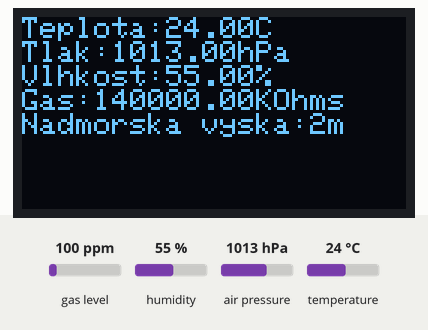
Simulated run of this sketch. Board: ESP32. On the bench: 128×64 one-colour display. The inputs (shaded band) are chosen by the test bench; at power-on: gas level 100 ppm, humidity 55 %, air pressure 1013 hPa, temperature 24 °C.

Above: at 1.4 s.
1.5 s: gas level set to 20 ppm
3.3 s: humidity set to 22 %
At 4.5 s:
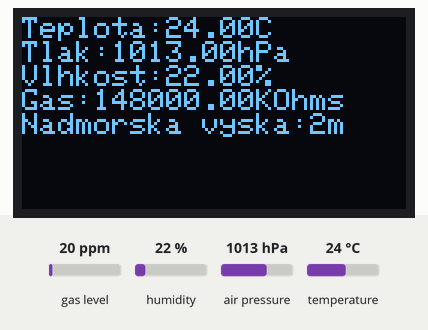
5.3 s: air pressure set to 952 hPa
At 6.3 s:
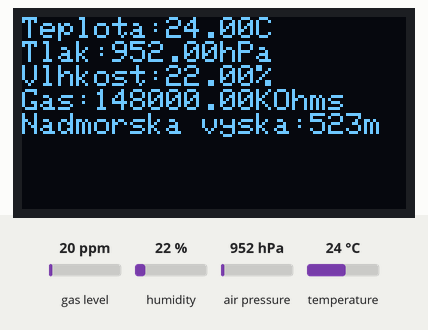
7.4 s: temperature set to 12 °C
At 9.3 s:
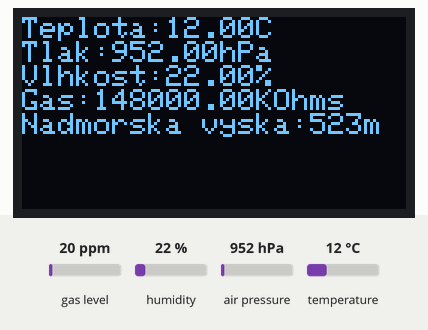
Timing chart, 0 to 10.4 s (numbered marks = the images above; inputs shaded):
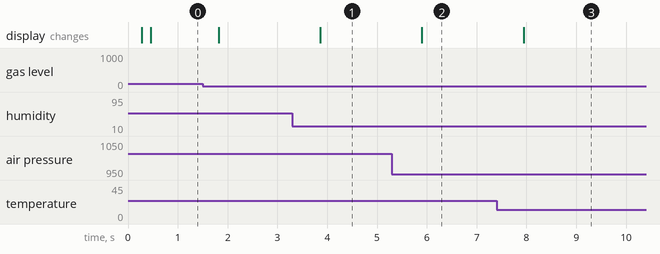

The sketch:

bme680_OLED.ino
```cpp
/*
* This example code for Temperature, Humidity and Pressure BME680 module
* is used with ESP32 LPkit board.
* ESP32-LPkit reads Temperature, Humidity and Pressure from BME680 sensor
* and shows on OLED display
*
* SDA - GPIO21
* SCL - GPIO22
*
* Made by (c) laskakit.cz 2023
*
* Libraries
* https://github.com/adafruit/Adafruit_BME680
* https://github.com/adafruit/Adafruit_Sensor
* https://github.com/adafruit/Adafruit-GFX-Library
* https://github.com/adafruit/Adafruit_SH110X
*/

#include <SPI.h>
#include <Wire.h>
#include <Adafruit_GFX.h>     // https://github.com/adafruit/Adafruit-GFX-Library
#include <Adafruit_SH110X.h>  // https://github.com/adafruit/Adafruit_SH110X
#include <Adafruit_Sensor.h>  // https://github.com/adafruit/Adafruit_Sensor
#include "Adafruit_BME680.h"  // https://github.com/adafruit/Adafruit_BME680

#define SEALEVELPRESSURE_HPA (1013.25)
#define DELAYTIME 1000
#define BME680_ADDRESS (0x77)   // (0x76) cut left and solder left pad on board
#define i2c_Address 0x3c

Adafruit_BME680 bme; //Nastaví čidlo
Adafruit_SH1106G display = Adafruit_SH1106G(128, 64, &Wire, -1); //Nastavý display


void setup() {
    Serial.begin(115200);
    while(!Serial);    // time to get serial running

  // initilizace BME680 | BME680 Initialization
  Wire.begin (21, 22); // for ESP32 + uŠup

  if (!bme.begin()) {
    Serial.println("Could not find a valid BME680 sensor, check wiring!");
    while (1);
  }

  // Set up oversampling and filter initialization
  bme.setTemperatureOversampling(BME680_OS_8X);
  bme.setHumidityOversampling(BME680_OS_2X);
  bme.setPressureOversampling(BME680_OS_4X);
  bme.setIIRFilterSize(BME680_FILTER_SIZE_3);
  bme.setGasHeater(320, 150); // 320*C for 150 ms

  delay(250);

  display.begin(i2c_Address, true);
  display.clearDisplay();
  display.setTextColor(SH110X_WHITE);
  display.setTextSize(1);
}

void loop() {
  // put your main code here, to run repeatedly:
  if (! bme.performReading()) {
    Serial.println("Failed to perform reading :(");
    return;
  }
   display.setCursor(0,0);
   display.println((String)"Teplota:"+bme.temperature+"C");       //Zobrazí na displeji teplotu z čidla
   display.println((String)"Tlak:"+bme.pressure / 100.0F+"hPa");  //Zobrazí na displeji tlak z čidla
   display.println((String)"Vlhkost:"+bme.humidity+"%");          //Zobrazí na displeji vlhkost z čidla
   display.println((String)"Gas:"+bme.gas_resistance+"KOhms");          //Zobrazí na displeji Gas Resistance z čidla
   display.println((String)"Nadmorska vyska:"+String(bme.readAltitude(SEALEVELPRESSURE_HPA),0) + "m"); //Zobrazí na displeji nadmořskou výšku vypočtenou z údajů z čidla
   display.display();
   delay(500);
   display.clearDisplay();
}
```

Measured:
- after the input at 3.3 s, the display: changes after 0.56 s (image 1)
- after the input at 5.3 s, the display: changes after 0.60 s (image 2)
- after the input at 7.4 s, the display: changes after 0.54 s (image 3)
